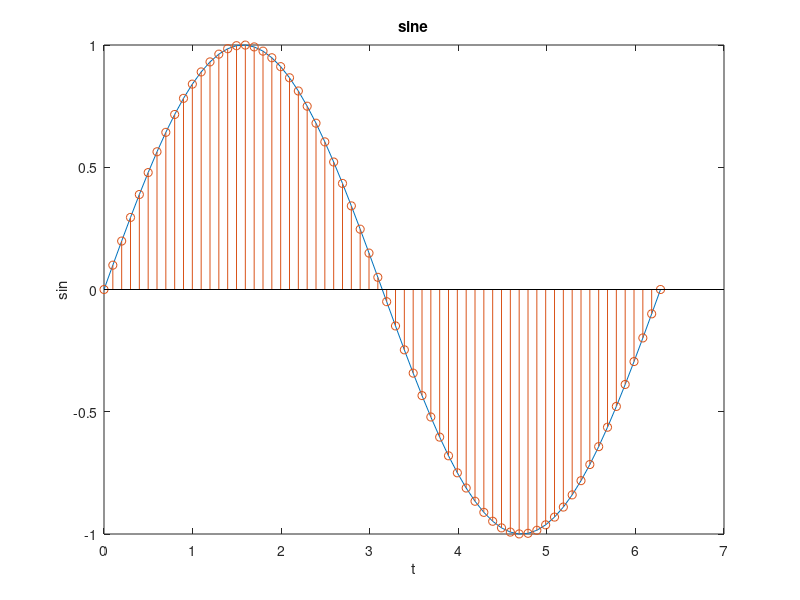
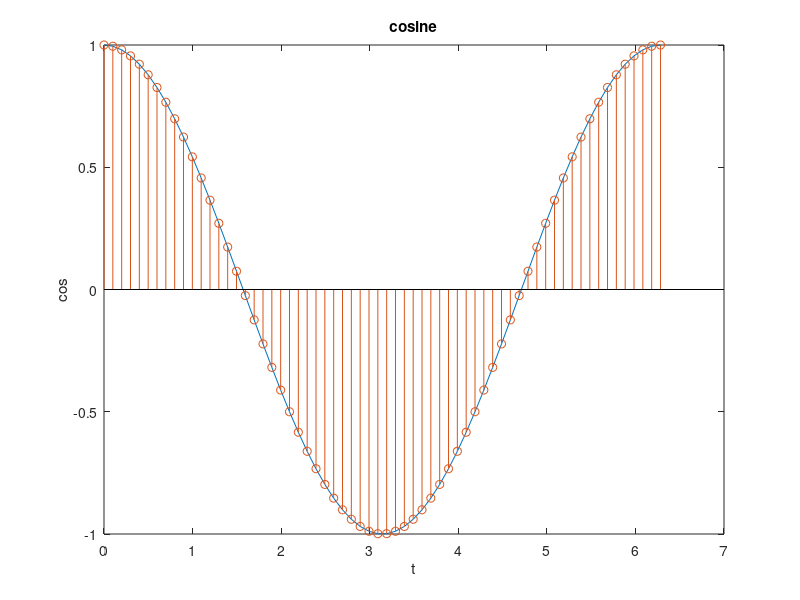

Write the MATLAB code that produced these figures, in order.
clear;
home;

set(0, 'DefaultFigureWindowStyle', 'docked')


t = linspace(0, 2 * pi, 64);
y = sin(t);
figure(1);
plot(t, y);
hold('on');
stem(t, y);
xlabel('t');
ylabel('sin');
title('sine');

z = cos(t);
figure(2);
plot(t, z);
hold('on');
stem(t, z);
xlabel('t');
ylabel('cos');
title('cosine');
